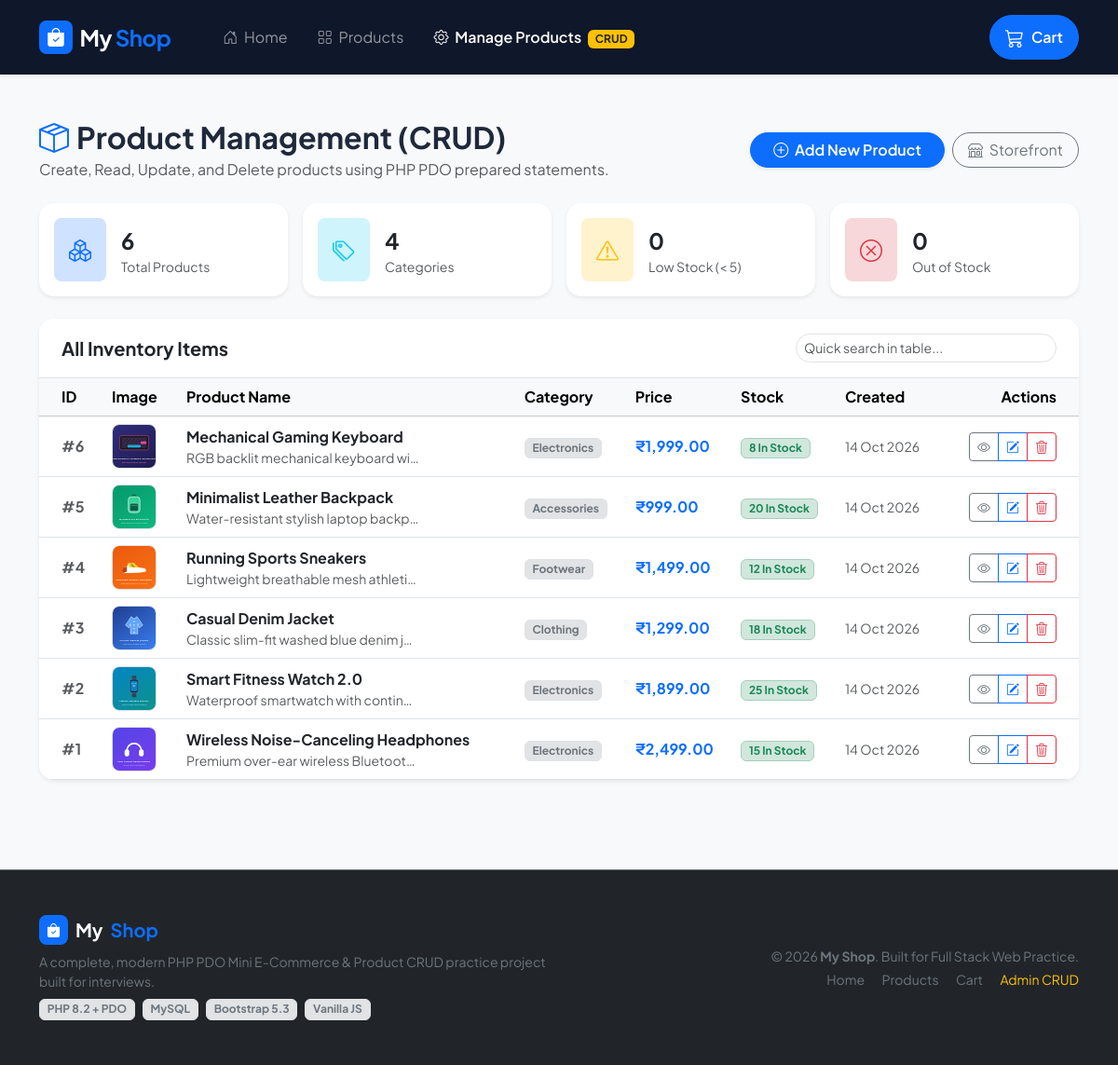
Screenshot of /admin_products.php with the database file from the repository.
### tables this page shows
CREATE TABLE `products` (
  `id` INT AUTO_INCREMENT PRIMARY KEY,
  `name` VARCHAR(255) NOT NULL,
  `category` VARCHAR(100) NOT NULL,
  `price` DECIMAL(10, 2) NOT NULL,
  `stock` INT NOT NULL DEFAULT 10,
  `description` TEXT NOT NULL,
  `image` VARCHAR(255) DEFAULT NULL,
  `created_at` TIMESTAMP DEFAULT CURRENT_TIMESTAMP
);

### config/db.php (called while the page is built, shortened)
<?php
function formatPrice($amount) {
    return '₹' . number_format((float)$amount, 2);
}

### admin_products.php (the view, shortened to what this page needs)
<?php
require_once __DIR__ . '/includes/header.php';
try {
    $stmt = $pdo->query("SELECT * FROM products ORDER BY id DESC");
    $products = $stmt->fetchAll();
    $totalCount = count($products);
    $catCountStmt = $pdo->query("SELECT COUNT(DISTINCT category) FROM products");
    $totalCategories = $catCountStmt->fetchColumn();
    $lowStockStmt = $pdo->query("SELECT COUNT(*) FROM products WHERE stock < 5 AND stock > 0");
    $lowStockCount = $lowStockStmt->fetchColumn();
    $outStockStmt = $pdo->query("SELECT COUNT(*) FROM products WHERE stock <= 0");
    $outStockCount = $outStockStmt->fetchColumn();
} catch (PDOException $e) {
    die("Database error: " . htmlspecialchars($e->getMessage()));
}
?>
<div class="container my-5">
    <div class="d-flex flex-wrap justify-content-between align-items-center gap-3 mb-4">
        <div>
            <h2 class="fw-bold mb-1">
                <i class="bi bi-box-seam me-2 text-primary"></i>Product Management (CRUD)
            </h2>
            <p class="text-muted mb-0">Create, Read, Update, and Delete products using PHP PDO prepared statements.</p>
        </div>
        <div class="d-flex gap-2">
            <a href="add_product.php" class="btn btn-primary rounded-pill px-4 fw-semibold shadow-sm">
                <i class="bi bi-plus-circle me-1"></i> Add New Product
            </a>
            <a href="index.php" class="btn btn-outline-secondary rounded-pill px-3">
                <i class="bi bi-shop me-1"></i> Storefront
            </a>
        </div>
    </div>
    <div class="row g-3 mb-4">
        <div class="col-6 col-md-3">
            <div class="card border-0 shadow-sm p-3 rounded-4 bg-white">
                <div class="d-flex align-items-center gap-3">
                    <span class="p-3 bg-primary-subtle text-primary rounded-3"><i class="bi bi-boxes fs-4"></i></span>
                    <div>
                        <div class="fs-4 fw-bold text-dark"><?php echo $totalCount; ?></div>
                        <div class="text-muted small">Total Products</div>
                    </div>
                </div>
            </div>
        </div>
        <div class="col-6 col-md-3">
            <div class="card border-0 shadow-sm p-3 rounded-4 bg-white">
                <div class="d-flex align-items-center gap-3">
                    <span class="p-3 bg-info-subtle text-info rounded-3"><i class="bi bi-tags fs-4"></i></span>
                    <div>
                        <div class="fs-4 fw-bold text-dark"><?php echo $totalCategories; ?></div>
                        <div class="text-muted small">Categories</div>
                    </div>
                </div>
            </div>
        </div>
        <div class="col-6 col-md-3">
            <div class="card border-0 shadow-sm p-3 rounded-4 bg-white">
                <div class="d-flex align-items-center gap-3">
                    <span class="p-3 bg-warning-subtle text-warning rounded-3"><i class="bi bi-exclamation-triangle fs-4"></i></span>
                    <div>
                        <div class="fs-4 fw-bold text-dark"><?php echo $lowStockCount; ?></div>
                        <div class="text-muted small">Low Stock (< 5)</div>
                    </div>
                </div>
            </div>
        </div>
        <div class="col-6 col-md-3">
            <div class="card border-0 shadow-sm p-3 rounded-4 bg-white">
                <div class="d-flex align-items-center gap-3">
                    <span class="p-3 bg-danger-subtle text-danger rounded-3"><i class="bi bi-x-circle fs-4"></i></span>
                    <div>
                        <div class="fs-4 fw-bold text-dark"><?php echo $outStockCount; ?></div>
                        <div class="text-muted small">Out of Stock</div>
                    </div>
                </div>
            </div>
        </div>
    </div>
    <div class="card border-0 shadow-sm rounded-4 overflow-hidden">
        <div class="card-header bg-white py-3 px-4 d-flex flex-wrap justify-content-between align-items-center gap-3 border-bottom">
            <h5 class="fw-bold mb-0">All Inventory Items</h5>
            <div style="max-width: 280px;" class="w-100">
                <input type="text" id="adminTableSearch" class="form-control form-control-sm rounded-pill" placeholder="Quick search in table...">
            </div>
        </div>
        <div class="table-responsive">
            <table class="table table-hover align-middle mb-0" id="productsTable">
                <thead class="table-light">
                    <tr>
                        <th class="ps-4" style="width: 70px;">ID</th>
                        <th style="width: 80px;">Image</th>
                        <th>Product Name</th>
                        <th>Category</th>
                        <th>Price</th>
                        <th>Stock</th>
                        <th>Created</th>
                        <th class="text-end pe-4" style="width: 150px;">Actions</th>
                    </tr>
                </thead>
                <tbody>
                    <?php if (empty($products)): ?>
                        <tr>
                            <td colspan="8" class="text-center py-5 text-muted">
                                <i class="bi bi-inbox fs-2 d-block mb-2"></i>
                                No products found. Click "Add New Product" to create one!
                            </td>
                        </tr>
                    <?php else: ?>
                        <?php foreach ($products as $p):
                            $img = !empty($p['image']) && file_exists(__DIR__ . '/assets/uploads/' . $p['image'])
                                ? 'assets/uploads/' . htmlspecialchars($p['image'])
                                : 'assets/uploads/default_placeholder.svg';
                            $stock = (int)$p['stock'];
                        ?>
                        <tr>
                            <td class="ps-4 fw-bold text-muted">#<?php echo $p['id']; ?></td>
                            <td>
                                <img src="<?php echo $img; ?>" alt="" class="admin-table-img border">
                            </td>
                            <td>
                                <a href="product_detail.php?id=<?php echo $p['id']; ?>" class="fw-bold text-dark text-decoration-none">
                                    <?php echo htmlspecialchars($p['name']); ?>
                                </a>
                                <div class="text-muted small text-truncate" style="max-width: 250px;">
                                    <?php echo htmlspecialchars($p['description']); ?>
                                </div>
                            </td>
                            <td>
                                <span class="badge bg-secondary-subtle text-secondary border">
                                    <?php echo htmlspecialchars($p['category']); ?>
                                </span>
                            </td>
                            <td class="fw-bold text-primary">
                                <?php echo formatPrice($p['price']); ?>
                            </td>
                            <td>
                                <?php if ($stock <= 0): ?>
                                    <span class="badge bg-danger">Out of Stock</span>
                                <?php elseif ($stock < 5): ?>
                                    <span class="badge bg-warning text-dark"><?php echo $stock; ?> Low Stock</span>
                                <?php else: ?>
                                    <span class="badge bg-success-subtle text-success border border-success-subtle"><?php echo $stock; ?> In Stock</span>
                                <?php endif; ?>
                            </td>
                            <td class="text-muted small">
                                <?php echo date('d M Y', strtotime($p['created_at'])); ?>
                            </td>
                            <td class="text-end pe-4">
                                <div class="btn-group btn-group-sm">
                                    <a href="product_detail.php?id=<?php echo $p['id']; ?>" class="btn btn-outline-secondary" title="View details" target="_blank">
                                        <i class="bi bi-eye"></i>
                                    </a>
                                    <a href="edit_product.php?id=<?php echo $p['id']; ?>" class="btn btn-outline-primary" title="Edit Product">
                                        <i class="bi bi-pencil-square"></i>
                                    </a>
                                    <a href="delete_product.php?id=<?php echo $p['id']; ?>"
                                       class="btn btn-outline-danger"
                                       onclick="return confirm('Are you sure you want to delete \'<?php echo htmlspecialchars(addslashes($p['name'])); ?>\'? This action cannot be undone.');"
                                       title="Delete Product">
                                        <i class="bi bi-trash3"></i>
                                    </a>
                                </div>
                            </td>
                        </tr>
                        <?php endforeach; ?>
                    <?php endif; ?>
                </tbody>
            </table>
        </div>
    </div>
</div>
<?php require_once __DIR__ . '/includes/footer.php'; ?>

### assets/css/style.css (style rules this page uses)
:root { --primary-color: #4f46e5; --primary-hover: #4338ca; --secondary-color: #0ea5e9; --dark-bg: #0f172a; --card-radius: 16px; --transition: all 0.25s cubic-bezier(0.4, 0, 0.2, 1); }
body { font-family: 'Plus Jakarta Sans', system-ui, -apple-system, sans-serif; color: #1e293b; background-color: #f8fafc; }
.admin-table-img { width: 48px; height: 48px; object-fit: cover; border-radius: 8px; }

### rows the page displays
products: id "6", image (picture), name "Mechanical Gaming Keyboard", description "RGB backlit mechanical keyboard wi…", category "Electronics", price "₹1,999.00", stock "8", created_at "14 Oct 2026"
products: id "5", image (picture), name "Minimalist Leather Backpack", description "Water-resistant stylish laptop backp…", category "Accessories", price "₹999.00", stock "20", created_at "14 Oct 2026"
products: id "4", image (picture), name "Running Sports Sneakers", description "Lightweight breathable mesh athleti…", category "Footwear", price "₹1,499.00", stock "12", created_at "14 Oct 2026"
products: id "3", image (picture), name "Casual Denim Jacket", description "Classic slim-fit washed blue denim j…", category "Clothing", price "₹1,299.00", stock "18", created_at "14 Oct 2026"
products: id "2", image (picture), name "Smart Fitness Watch 2.0", description "Waterproof smartwatch with contin…", category "Electronics", price "₹1,899.00", stock "25", created_at "14 Oct 2026"
products: id "1", image (picture), name "Wireless Noise-Canceling Headphones", description "Premium over-ear wireless Bluetoot…", category "Electronics", price "₹2,499.00", stock "15", created_at "14 Oct 2026"

### other values shown
$totalCount "6"
$totalCategories "4"
$lowStockCount "0"
$outStockCount "0"
